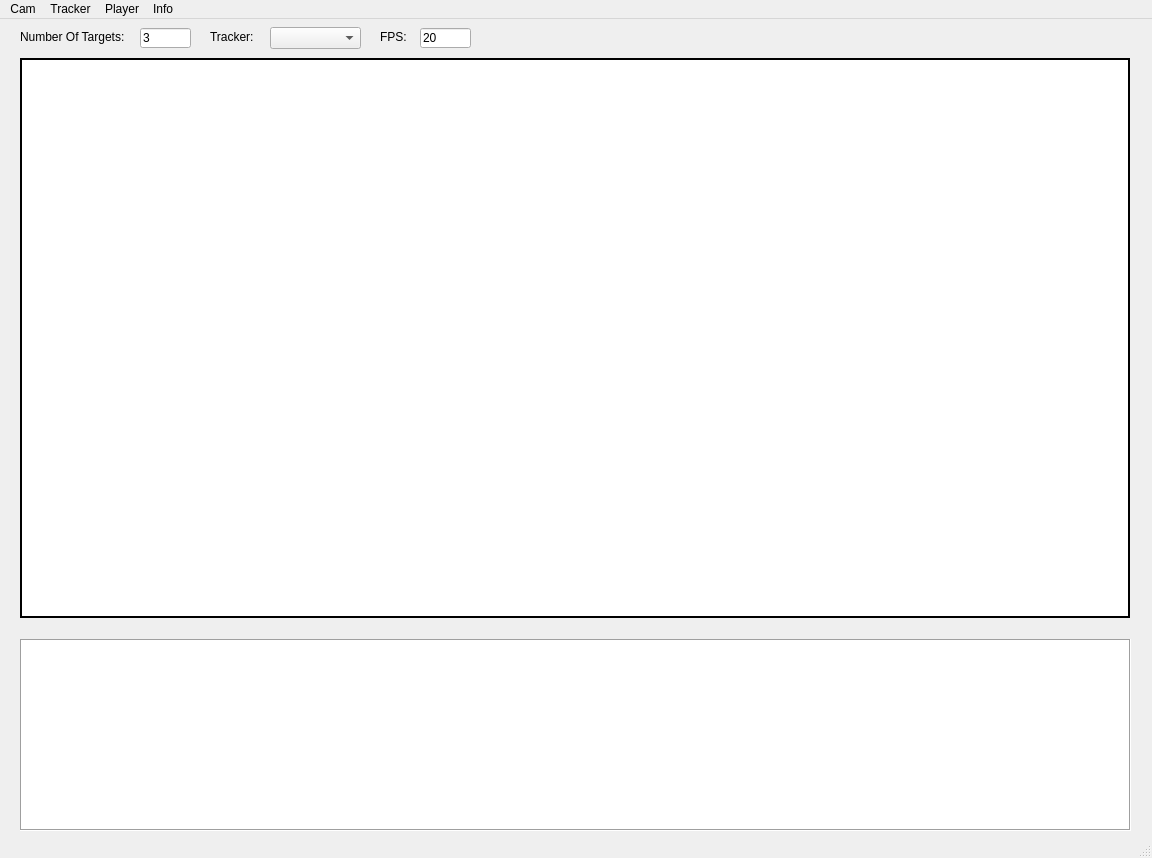
<?xml version="1.0" encoding="UTF-8"?>
<ui version="4.0">
 <class>MainWindow</class>
 <widget class="QMainWindow" name="MainWindow">
  <property name="geometry">
   <rect>
    <x>0</x>
    <y>0</y>
    <width>1152</width>
    <height>858</height>
   </rect>
  </property>
  <property name="windowTitle">
   <string>Object Tracker</string>
  </property>
  <property name="windowIcon">
   <iconset>
    <normaloff>images/icon.ico</normaloff>images/icon.ico</iconset>
  </property>
  <widget class="QWidget" name="centralwidget">
   <widget class="QLabel" name="videoStream">
    <property name="geometry">
     <rect>
      <x>20</x>
      <y>39</y>
      <width>1110</width>
      <height>560</height>
     </rect>
    </property>
    <property name="styleSheet">
     <string notr="true">background-color: rgb(255, 255, 255);
image: url(:/cam.jpg);</string>
    </property>
    <property name="frameShape">
     <enum>QFrame::WinPanel</enum>
    </property>
    <property name="text">
     <string/>
    </property>
    <property name="margin">
     <number>0</number>
    </property>
   </widget>
   <widget class="QLabel" name="label">
    <property name="geometry">
     <rect>
      <x>20</x>
      <y>10</y>
      <width>121</width>
      <height>16</height>
     </rect>
    </property>
    <property name="styleSheet">
     <string notr="true">font: 10pt &quot;MS Shell Dlg 2&quot;;</string>
    </property>
    <property name="text">
     <string>Number Of Targets:</string>
    </property>
   </widget>
   <widget class="QLineEdit" name="numOfTargets">
    <property name="geometry">
     <rect>
      <x>140</x>
      <y>9</y>
      <width>51</width>
      <height>20</height>
     </rect>
    </property>
    <property name="styleSheet">
     <string notr="true">font: 10pt &quot;MS Shell Dlg 2&quot;;</string>
    </property>
    <property name="text">
     <string>3</string>
    </property>
   </widget>
   <widget class="QLabel" name="label_2">
    <property name="geometry">
     <rect>
      <x>210</x>
      <y>10</y>
      <width>51</width>
      <height>16</height>
     </rect>
    </property>
    <property name="styleSheet">
     <string notr="true">font: 10pt &quot;MS Shell Dlg 2&quot;;</string>
    </property>
    <property name="text">
     <string>Tracker:</string>
    </property>
   </widget>
   <widget class="QComboBox" name="trackerType">
    <property name="geometry">
     <rect>
      <x>270</x>
      <y>8</y>
      <width>91</width>
      <height>22</height>
     </rect>
    </property>
    <property name="styleSheet">
     <string notr="true">font: 10pt &quot;MS Shell Dlg 2&quot;;</string>
    </property>
   </widget>
   <widget class="QLabel" name="label_3">
    <property name="geometry">
     <rect>
      <x>380</x>
      <y>10</y>
      <width>51</width>
      <height>16</height>
     </rect>
    </property>
    <property name="styleSheet">
     <string notr="true">font: 10pt &quot;MS Shell Dlg 2&quot;;</string>
    </property>
    <property name="text">
     <string>FPS:</string>
    </property>
   </widget>
   <widget class="QLineEdit" name="fps">
    <property name="geometry">
     <rect>
      <x>420</x>
      <y>9</y>
      <width>51</width>
      <height>20</height>
     </rect>
    </property>
    <property name="styleSheet">
     <string notr="true">font: 10pt &quot;MS Shell Dlg 2&quot;;</string>
    </property>
    <property name="text">
     <string>20</string>
    </property>
   </widget>
   <widget class="QTextBrowser" name="outputConsole">
    <property name="geometry">
     <rect>
      <x>20</x>
      <y>620</y>
      <width>1111</width>
      <height>192</height>
     </rect>
    </property>
    <property name="styleSheet">
     <string notr="true">font: 10pt &quot;MS Shell Dlg 2&quot;;</string>
    </property>
    <property name="frameShape">
     <enum>QFrame::Box</enum>
    </property>
   </widget>
  </widget>
  <widget class="QMenuBar" name="menubar">
   <property name="geometry">
    <rect>
     <x>0</x>
     <y>0</y>
     <width>1152</width>
     <height>21</height>
    </rect>
   </property>
   <widget class="QMenu" name="menuCamera">
    <property name="title">
     <string>Cam</string>
    </property>
    <addaction name="record"/>
    <addaction name="stopRecording"/>
    <addaction name="clearCam"/>
   </widget>
   <widget class="QMenu" name="menuPlayer">
    <property name="title">
     <string>Player</string>
    </property>
    <addaction name="openVideoPlayer"/>
   </widget>
   <widget class="QMenu" name="menuTracker">
    <property name="title">
     <string>Tracker</string>
    </property>
    <addaction name="selectTargets"/>
    <addaction name="saveResults"/>
   </widget>
   <widget class="QMenu" name="menuInfo">
    <property name="title">
     <string>Info</string>
    </property>
    <addaction name="about"/>
   </widget>
   <addaction name="menuCamera"/>
   <addaction name="menuTracker"/>
   <addaction name="menuPlayer"/>
   <addaction name="menuInfo"/>
  </widget>
  <widget class="QStatusBar" name="statusbar"/>
  <action name="openCam">
   <property name="icon">
    <iconset>
     <normaloff>images/cam.jpg</normaloff>images/cam.jpg</iconset>
   </property>
   <property name="text">
    <string>Open Cam</string>
   </property>
  </action>
  <action name="openVideoPlayer">
   <property name="icon">
    <iconset>
     <normaloff>images/video_player.ico</normaloff>images/video_player.ico</iconset>
   </property>
   <property name="text">
    <string>Open Video Player</string>
   </property>
  </action>
  <action name="stopRecording">
   <property name="icon">
    <iconset>
     <normaloff>images/stop.png</normaloff>images/stop.png</iconset>
   </property>
   <property name="text">
    <string>Stop Rec</string>
   </property>
  </action>
  <action name="resume">
   <property name="icon">
    <iconset>
     <normaloff>images/run.png</normaloff>images/run.png</iconset>
   </property>
   <property name="text">
    <string>Resume</string>
   </property>
  </action>
  <action name="closeCam">
   <property name="icon">
    <iconset>
     <normaloff>images/stop.png</normaloff>images/stop.png</iconset>
   </property>
   <property name="text">
    <string>Close Cam</string>
   </property>
  </action>
  <action name="about">
   <property name="icon">
    <iconset>
     <normaloff>images/Info_Icon.png</normaloff>images/Info_Icon.png</iconset>
   </property>
   <property name="text">
    <string>About</string>
   </property>
  </action>
  <action name="record">
   <property name="icon">
    <iconset>
     <normaloff>images/record.jpg</normaloff>images/record.jpg</iconset>
   </property>
   <property name="text">
    <string>Rec</string>
   </property>
  </action>
  <action name="selectTargets">
   <property name="icon">
    <iconset>
     <normaloff>images/red_square.png</normaloff>images/red_square.png</iconset>
   </property>
   <property name="text">
    <string>Select Targets</string>
   </property>
   <property name="iconVisibleInMenu">
    <bool>true</bool>
   </property>
  </action>
  <action name="selectTracker">
   <property name="icon">
    <iconset>
     <normaloff>images/filled_square.png</normaloff>images/filled_square.png</iconset>
   </property>
   <property name="text">
    <string>Select Tracker</string>
   </property>
  </action>
  <action name="loadImage">
   <property name="icon">
    <iconset>
     <normaloff>images/cam.jpg</normaloff>images/cam.jpg</iconset>
   </property>
   <property name="text">
    <string>Load Image</string>
   </property>
  </action>
  <action name="clearCam">
   <property name="icon">
    <iconset>
     <normaloff>images/clear.png</normaloff>images/clear.png</iconset>
   </property>
   <property name="text">
    <string>Clear</string>
   </property>
  </action>
  <action name="saveResults">
   <property name="icon">
    <iconset>
     <normaloff>images/filled_square.png</normaloff>images/filled_square.png</iconset>
   </property>
   <property name="text">
    <string>Save Results</string>
   </property>
  </action>
 </widget>
 <resources>
  <include location="images/images.qrc"/>
 </resources>
 <connections/>
</ui>
